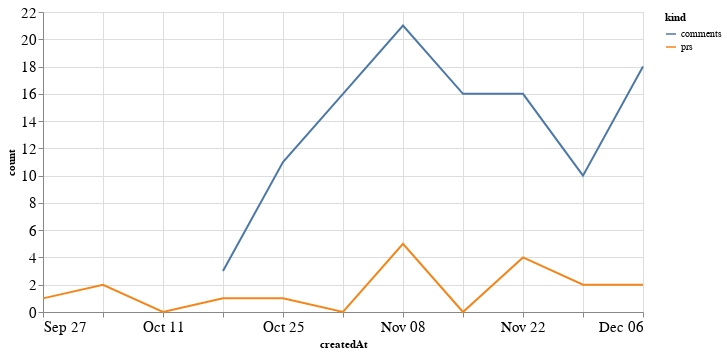

The notebook cell this image was saved under:
### Code cell
alt.Chart(total_time, width=600).mark_line().encode(
    x='createdAt',
    y='count',
    color='kind'
)

### Figure 1 — Vega-Lite specification as saved in the notebook (floating-point values rounded to 4 significant figures)
{"config": {"axisLeft": {"labelFontSize": 15}, "axisBottom": {"labelFontSize": 15}}, "data": {"name": "data-1b387af9fd54db786af3e86562af7b92"}, "mark": "line", "encoding": {"color": {"type": "nominal", "field": "kind"}, "x": {"type": "temporal", "field": "createdAt"}, "y": {"type": "quantitative", "field": "count"}}, "width": 600, "$schema": "https://vega.github.io/schema/vega-lite/v4.8.1.json", "datasets": {"data-1b387af9fd54db786af3e86562af7b92": [{"createdAt": "2020-09-27T00:00:00", "kind": "prs", "count": 1.0}, {"createdAt": "2020-10-04T00:00:00", "kind": "prs", "count": 2.0}, {"createdAt": "2020-10-11T00:00:00", "kind": "prs", "count": 0.0}, {"createdAt": "2020-10-18T00:00:00", "kind": "prs", "count": 1.0}, {"createdAt": "2020-10-25T00:00:00", "kind": "prs", "count": 1.0}, {"createdAt": "2020-11-01T00:00:00", "kind": "prs", "count": 0.0}, {"createdAt": "2020-11-08T00:00:00", "kind": "prs", "count": 5.0}, {"createdAt": "2020-11-15T00:00:00", "kind": "prs", "count": 0.0}, {"createdAt": "2020-11-22T00:00:00", "kind": "prs", "count": 4.0}, {"createdAt": "2020-11-29T00:00:00", "kind": "prs", "count": 2.0}, {"createdAt": "2020-12-06T00:00:00", "kind": "prs", "count": 2.0}, {"createdAt": "2020-09-27T00:00:00", "kind": "comments", "count": null}, {"createdAt": "2020-10-04T00:00:00", "kind": "comments", "count": null}, {"createdAt": "2020-10-11T00:00:00", "kind": "comments", "count": null}, {"createdAt": "2020-10-18T00:00:00", "kind": "comments", "count": 3.0}, {"createdAt": "2020-10-25T00:00:00", "kind": "comments", "count": 11.0}, {"createdAt": "2020-11-01T00:00:00", "kind": "comments", "count": 16.0}, {"createdAt": "2020-11-08T00:00:00", "kind": "comments", "count": 21.0}, {"createdAt": "2020-11-15T00:00:00", "kind": "comments", "count": 16.0}, {"createdAt": "2020-11-22T00:00:00", "kind": "comments", "count": 16.0}, {"createdAt": "2020-11-29T00:00:00", "kind": "comments", "count": 10.0}, {"createdAt": "2020-12-06T00:00:00", "kind": "comments", "count": 18.0}]}}
